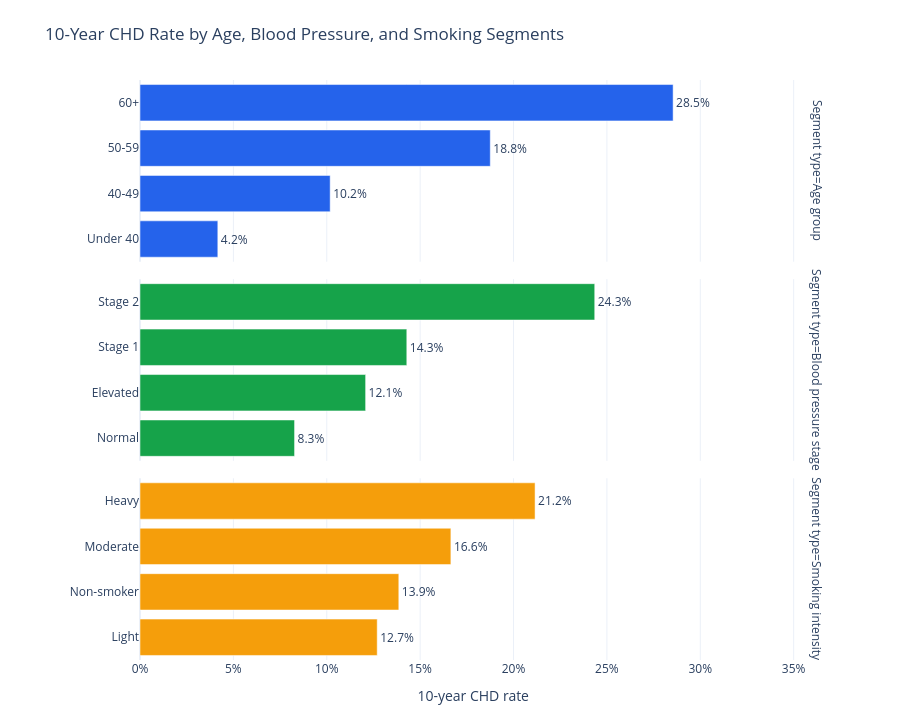

The code cell stored with this chart in its notebook:
### Code cell
fig = px.bar(
    risk_summary.sort_values(["category", "chd_rate"]),
    x="chd_rate",
    y="segment",
    color="category",
    facet_row="category",
    text="chd_rate_label",
    orientation="h",
    title="10-Year CHD Rate by Age, Blood Pressure, and Smoking Segments",
    labels={
        "segment": "",
        "chd_rate": "10-year CHD rate",
        "category": "Segment type",
    },
    color_discrete_sequence=["#2563eb", "#16a34a", "#f59e0b"],
)
fig.update_xaxes(tickformat=".0%", range=[0, risk_summary["chd_rate"].max() * 1.25])
fig.update_yaxes(matches=None, automargin=True)
fig.update_traces(textposition="outside", cliponaxis=False)
fig.update_layout(
    template="plotly_white",
    height=720,
    showlegend=False,
    margin=dict(l=140, r=80, t=80, b=60),
)
fig.write_html(CHART_DIR / "interactive_chd_rates_by_key_groups.html")
fig.show()

### Figure 1 — Plotly figure (JSON) as saved in the notebook; plotly's stock layout.template omitted (floating-point values rounded to 4 significant figures)
{"data": [{"cliponaxis": false, "hovertemplate": "Segment type=Age group<br>10-year CHD rate=%{x}<br>=%{y}<br>chd_rate_label=%{text}<extra></extra>", "legendgroup": "Age group", "marker": {"color": "#2563eb", "pattern": {"shape": ""}}, "name": "Age group", "orientation": "h", "showlegend": true, "text": ["4.2%", "10.2%", "18.8%", "28.5%"], "textposition": "outside", "type": "bar", "x": [0.04167, 0.1018, 0.1876, 0.2855], "xaxis": "x3", "y": ["Under 40", "40-49", "50-59", "60+"], "yaxis": "y3"}, {"cliponaxis": false, "hovertemplate": "Segment type=Blood pressure stage<br>10-year CHD rate=%{x}<br>=%{y}<br>chd_rate_label=%{text}<extra></extra>", "legendgroup": "Blood pressure stage", "marker": {"color": "#16a34a", "pattern": {"shape": ""}}, "name": "Blood pressure stage", "orientation": "h", "showlegend": true, "text": ["8.3%", "12.1%", "14.3%", "24.3%"], "textposition": "outside", "type": "bar", "x": [0.08276, 0.1208, 0.1429, 0.2435], "xaxis": "x2", "y": ["Normal", "Elevated", "Stage 1", "Stage 2"], "yaxis": "y2"}, {"cliponaxis": false, "hovertemplate": "Segment type=Smoking intensity<br>10-year CHD rate=%{x}<br>=%{y}<br>chd_rate_label=%{text}<extra></extra>", "legendgroup": "Smoking intensity", "marker": {"color": "#f59e0b", "pattern": {"shape": ""}}, "name": "Smoking intensity", "orientation": "h", "showlegend": true, "text": ["12.7%", "13.9%", "16.6%", "21.2%"], "textposition": "outside", "type": "bar", "x": [0.127, 0.1386, 0.1665, 0.2115], "xaxis": "x", "y": ["Light", "Non-smoker", "Moderate", "Heavy"], "yaxis": "y"}], "layout": {"annotations": [{"font": {}, "showarrow": false, "text": "Segment type=Smoking intensity", "textangle": 90, "x": 0.98, "xanchor": "left", "xref": "paper", "y": 0.1567, "yanchor": "middle", "yref": "paper"}, {"font": {}, "showarrow": false, "text": "Segment type=Blood pressure stage", "textangle": 90, "x": 0.98, "xanchor": "left", "xref": "paper", "y": 0.5, "yanchor": "middle", "yref": "paper"}, {"font": {}, "showarrow": false, "text": "Segment type=Age group", "textangle": 90, "x": 0.98, "xanchor": "left", "xref": "paper", "y": 0.8433, "yanchor": "middle", "yref": "paper"}], "barmode": "relative", "height": 720, "legend": {"title": {"text": "Segment type"}, "tracegroupgap": 0}, "margin": {"b": 60, "l": 140, "r": 80, "t": 80}, "showlegend": false, "title": {"text": "10-Year CHD Rate by Age, Blood Pressure, and Smoking Segments"}, "xaxis": {"anchor": "y", "domain": [0.0, 0.98], "range": [0, 0.3568], "tickformat": ".0%", "title": {"text": "10-year CHD rate"}}, "xaxis2": {"anchor": "y2", "domain": [0.0, 0.98], "matches": "x", "range": [0, 0.3568], "showticklabels": false, "tickformat": ".0%"}, "xaxis3": {"anchor": "y3", "domain": [0.0, 0.98], "matches": "x", "range": [0, 0.3568], "showticklabels": false, "tickformat": ".0%"}, "yaxis": {"anchor": "x", "automargin": true, "domain": [0.0, 0.3133], "title": {"text": ""}}, "yaxis2": {"anchor": "x2", "automargin": true, "domain": [0.3433, 0.6567], "title": {"text": ""}}, "yaxis3": {"anchor": "x3", "automargin": true, "domain": [0.6867, 1.0], "title": {"text": ""}}}}
